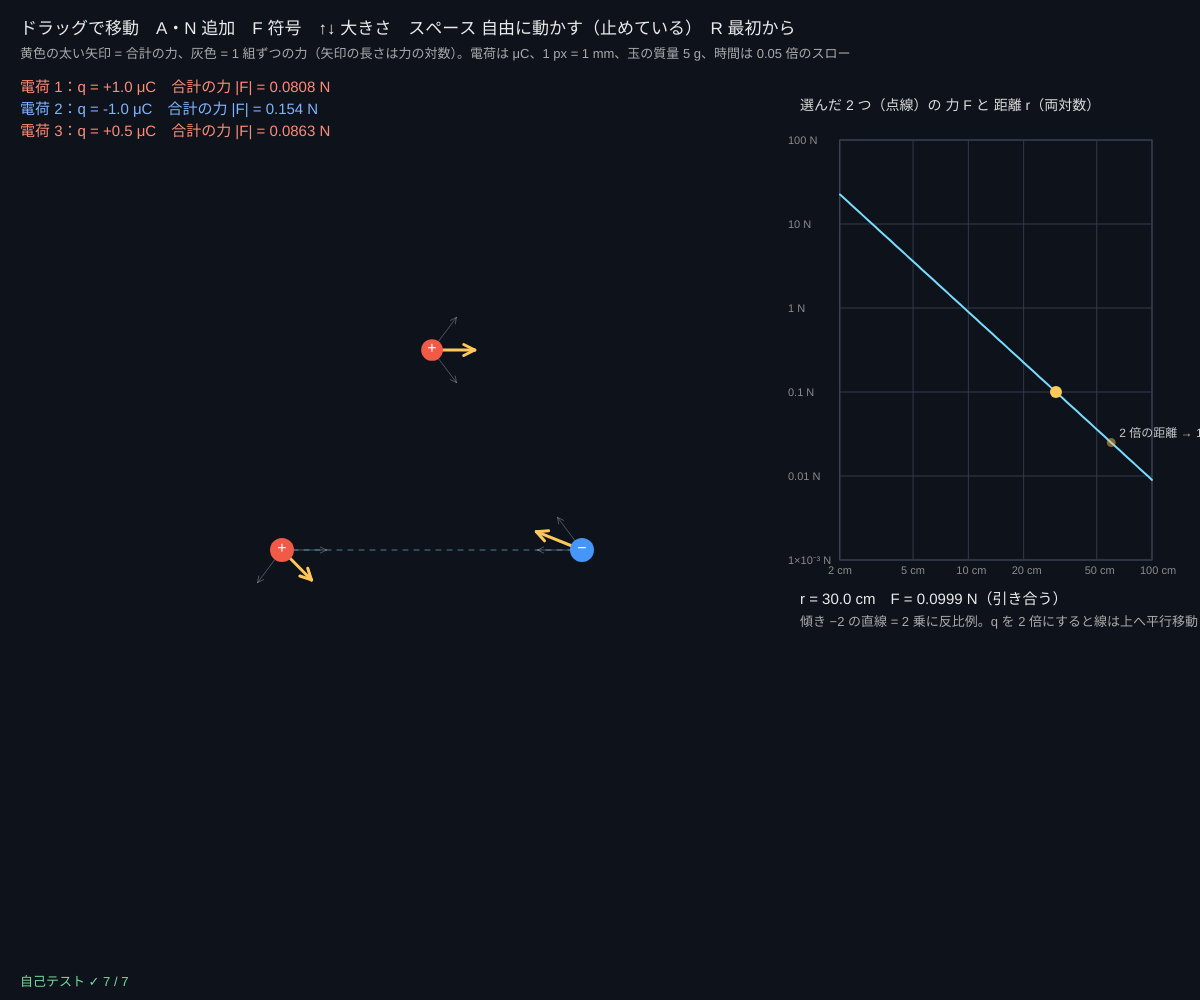
Frame 1 (no input)
Frame 60 (no input): identical to frame 1, image omitted
Frame 120 (the mouse pressed at the canvas centre since frame 60): identical to frame 1, image omitted

The p5.js sketch that drew this single still picture (run headless with seeded random() and noise() and a simulated clock; from frame 60 on, the mouse is pressed at the canvas centre):

// p5.js sketch
// ── sketch.js
// ============================================
// 00 クーロンの法則 ─ 電荷どうしが押し合い・引き合う力
// 2 つの点電荷の力の大きさ F = k q₁ q₂ / r²（k = 8.99×10⁹ N·m²/C²）。距離が 2 倍で力は 1/4
// 同じ符号は反発、ちがう符号は引き合う。たくさんあるときは 1 組ずつの力を足す（重ね合わせ）
// ドラッグ = 電荷を動かす / A・N = ＋・− を追加 / F = 符号 / ↑↓ = 大きさ / スペース = 自由に動かす / R = 最初から
// ============================================

const KC = 8.988e9;                    // クーロン定数 k [N·m²/C²]
const PX_M = 0.001;                    // ★ 1 px = 1 mm
const MASS = 0.005;                    // ★ 電荷をのせた玉の質量 [kg]（5 g）
const SLOW = 0.05;                     // ★ スローモーション（1 秒で 0.05 秒ぶん進む）
const DRAG = 1.5;                      // ★ 空気の抵抗（速さに比例してブレーキ）[1/s]
const CONTACT = 0.016;                 // 玉の直径 [m]（これより近づかない）
let charges = [], grab = -1, running = false, pairA = 0, pairB = 1;

function setup() {
  createCanvas(windowWidth, windowHeight);
  resetCharges();
  selfTest();
}
function resetCharges() {
  let cx = width * 0.36, cy = height * 0.55;
  charges = [{ x: cx - 150, y: cy, q: 1, vx: 0, vy: 0 }, { x: cx + 150, y: cy, q: -1, vx: 0, vy: 0 }, { x: cx, y: cy - 200, q: 0.5, vx: 0, vy: 0 }];
  pairA = 0; pairB = 1; running = false;
}

function draw() {
  background(14, 18, 26);
  if (running) for (let s = 0; s < 20; s++) moveStep(charges, (Math.min(deltaTime, 50) / 1000) * SLOW / 20, true);
  let F = netForces(charges);
  // 1 組ずつの力（細い矢印）と、合計の力（太い矢印）。長さは力の対数
  let len = (f) => 26 * Math.log10(1 + f / 0.002);
  for (let i = 0; i < charges.length; i++) {
    let a = charges[i];
    for (let j = 0; j < charges.length; j++) {
      if (i === j) continue;
      let f = pairForce(a, charges[j]), m = Math.hypot(f[0], f[1]);
      stroke(150, 160, 190, 120); strokeWeight(1); arrowTo(a.x, a.y, a.x + (f[0] / m) * len(m), a.y + (f[1] / m) * len(m), 6);
    }
    let m = Math.hypot(F[i][0], F[i][1]);
    stroke(255, 200, 90); strokeWeight(3);
    if (m > 0) arrowTo(a.x, a.y, a.x + (F[i][0] / m) * len(m), a.y + (F[i][1] / m) * len(m), 11);
  }
  let A = charges[pairA], B = charges[pairB];
  if (A && B) { stroke(120, 220, 255, 140); strokeWeight(1); drawingContext.setLineDash([5, 6]); line(A.x, A.y, B.x, B.y); drawingContext.setLineDash([]); }
  for (let c of charges) {
    noStroke(); fill(c.q > 0 ? color(240, 90, 70) : color(70, 150, 250)); circle(c.x, c.y, 16 + 8 * Math.sqrt(Math.abs(c.q)));
    fill(255); textAlign(CENTER, CENTER); textSize(16); text(c.q > 0 ? '+' : '−', c.x, c.y - 1); textAlign(LEFT, BASELINE);
  }
  // ---- 右：選んだ 2 つの F と r のグラフ（両対数）
  let g = { x: width * 0.7, y: 140, w: width * 0.26, h: height * 0.42 };
  drawGraph(g, A, B);
  // ---- 文字
  noStroke(); fill(235); textSize(17);
  text('ドラッグで移動　A・N 追加　F 符号　↑↓ 大きさ　スペース 自由に動かす（' + (running ? '動いている' : '止めている') + '）　R 最初から', 20, 34);
  fill(170); textSize(13);
  text('黄色の太い矢印 = 合計の力、灰色 = 1 組ずつの力（矢印の長さは力の対数）。電荷は μC、1 px = 1 mm、玉の質量 ' + MASS * 1000 + ' g、時間は ' + SLOW + ' 倍のスロー', 20, 58);
  let y = 92; textSize(15);
  charges.forEach((c, i) => {
    fill(c.q > 0 ? color(255, 140, 120) : color(130, 180, 255));
    text('電荷 ' + (i + 1) + '：q = ' + (c.q > 0 ? '+' : '') + c.q.toFixed(1) + ' μC　合計の力 |F| = ' + sci(Math.hypot(F[i][0], F[i][1])) + ' N', 20, y); y += 22;
  });
  drawSelfTest(20, height - 14);
}

function drawGraph(g, A, B) {
  let r0 = 0.02, r1 = 1.0, f0 = 1e-3, f1 = 100;
  let X = (r) => g.x + clampv(Math.log(r / r0) / Math.log(r1 / r0), 0, 1) * g.w, Y = (f) => g.y + g.h - clampv(Math.log(f / f0) / Math.log(f1 / f0), 0, 1) * g.h;
  noFill(); stroke(70, 80, 100); rect(g.x, g.y, g.w, g.h);
  noStroke(); fill(140); textSize(11);
  for (let r of [0.02, 0.05, 0.1, 0.2, 0.5, 1]) { text(r * 100 + ' cm', X(r) - 12, g.y + g.h + 14); stroke(50, 58, 74); line(X(r), g.y, X(r), g.y + g.h); noStroke(); }
  for (let f of [1e-3, 1e-2, 0.1, 1, 10, 100]) { text(sci(f, 1) + ' N', g.x - 52, Y(f) + 4); stroke(50, 58, 74); line(g.x, Y(f), g.x + g.w, Y(f)); noStroke(); }
  fill(220); textSize(14); text('選んだ 2 つ（点線）の 力 F と 距離 r（両対数）', g.x - 40, g.y - 30);
  if (!A || !B) return;
  let k2 = KC * Math.abs(A.q * B.q) * 1e-12, pts = [];
  for (let i = 0; i <= 80; i++) { let r = r0 * Math.pow(r1 / r0, i / 80); pts.push([X(r), Y(k2 / (r * r))]); }
  stroke(120, 220, 255); strokeWeight(2); noFill(); polyline(pts);
  let r = Math.max(CONTACT, Math.hypot(A.x - B.x, A.y - B.y) * PX_M), f = k2 / (r * r);
  noStroke(); fill(255, 200, 90); circle(X(r), Y(f), 12);
  if (2 * r < r1) { fill(255, 200, 90, 120); circle(X(2 * r), Y(f / 4), 9); fill(200); textSize(12); text('2 倍の距離 → 1/4', X(2 * r) + 8, Y(f / 4) - 6); }
  fill(235); textSize(15);
  text('r = ' + (r * 100).toFixed(1) + ' cm　F = ' + sci(f) + ' N（' + (A.q * B.q > 0 ? '反発' : '引き合う') + '）', g.x - 40, g.y + g.h + 44);
  fill(170); textSize(13);
  text('傾き −2 の直線 = 2 乗に反比例。q を 2 倍にすると線は上へ平行移動', g.x - 40, g.y + g.h + 66);
}

function mousePressed() {
  grab = -1; let best = 26;
  charges.forEach((c, i) => { let d = Math.hypot(c.x - mouseX, c.y - mouseY); if (d < best) { best = d; grab = i; } });
  if (grab >= 0 && grab !== pairB) { pairB = pairA; pairA = grab; }
}
function mouseDragged() {
  if (grab < 0) return;
  let c = charges[grab]; c.x = clampv(mouseX, 10, width - 10); c.y = clampv(mouseY, 10, height - 10); c.vx = c.vy = 0;
}
function mouseReleased() { grab = -1; }
function keyPressed() {
  if (key === ' ') running = !running;
  if (key === 'r' || key === 'R') resetCharges();
  if ((key === 'a' || key === 'A' || key === 'n' || key === 'N') && charges.length < 8) {
    let x = clampv(mouseX, 20, width - 20), y = clampv(mouseY, 20, height - 20);
    if (charges.every((c) => Math.hypot(c.x - x, c.y - y) > 24)) charges.push({ x, y, q: key === 'a' || key === 'A' ? 1 : -1, vx: 0, vy: 0 });
  }
  let i = -1, bd = 1e9; charges.forEach((c, k) => { let d = Math.hypot(c.x - mouseX, c.y - mouseY); if (d < bd) { bd = d; i = k; } });
  if (i >= 0 && (key === 'f' || key === 'F')) charges[i].q *= -1;
  if (i >= 0 && key === UP_ARROW) charges[i].q = Math.sign(charges[i].q) * Math.min(5, Math.abs(charges[i].q) + 0.5);
  if (i >= 0 && key === DOWN_ARROW) charges[i].q = Math.sign(charges[i].q) * Math.max(0.5, Math.abs(charges[i].q) - 0.5);
  return false;
}

// ---- 自己テスト：手で計算できる値と比べる
function selfTest() {
  selfTestResults = [];
  let a = { x: 0, y: 0, q: 2 }, b = { x: 100, y: 0, q: 3 }, b2 = { x: 200, y: 0, q: 3 };
  check('距離が 2 倍 → 力は 1/4', nearRel(pairForceRaw(b, a)[0] / pairForceRaw(b2, a)[0], 4, 1e-12));
  check('1 μC と 1 μC が 1 m → F = 8.99×10⁻³ N', nearRel(Math.hypot(...pairForceRaw({ x: 1000, y: 0, q: 1 }, { x: 0, y: 0, q: 1 })), 8.988e-3, 1e-9));
  check('同じ符号は反発（離れる向き）、ちがう符号は引き合う', pairForceRaw(b, a)[0] > 0 && pairForceRaw({ x: 100, y: 0, q: -3 }, a)[0] < 0);
  let cs = [{ x: 0, y: 0, q: 1 }, { x: 120, y: 40, q: -2 }, { x: -60, y: 200, q: 0.5 }, { x: 300, y: -90, q: 3 }];
  let Fn = netForces(cs), sx = Fn.reduce((s, f) => s + f[0], 0), sy = Fn.reduce((s, f) => s + f[1], 0), big = Math.max(...Fn.map((f) => Math.hypot(f[0], f[1])));
  check('作用・反作用：全部の力を足すと 0', Math.hypot(sx, sy) < 1e-12 * big);
  let f1 = pairForceRaw(cs[0], cs[1]), f2 = pairForceRaw(cs[0], cs[2]), f3 = pairForceRaw(cs[0], cs[3]);
  check('重ね合わせ：合計の力 = 1 組ずつの力の和', nearRel(Fn[0][0], f1[0] + f2[0] + f3[0], 1e-12) && nearRel(Fn[0][1], f1[1] + f2[1] + f3[1], 1e-12));
  let ms = [{ x: 400, y: 300, q: 1, vx: 0, vy: 0 }, { x: 700, y: 360, q: 2, vx: 0, vy: 0 }];
  for (let k = 0; k < 400; k++) moveStep(ms, 1e-4, false);
  check('壁と抵抗がなければ運動量の合計は 0 のまま', Math.abs(ms[0].vx + ms[1].vx) < 1e-12 && Math.abs(ms[0].vy + ms[1].vy) < 1e-12 && Math.abs(ms[0].vx) > 1e-4);
  let hot = [{ x: 400, y: 300, q: 5, vx: 0, vy: 0 }, { x: 430, y: 300, q: -5, vx: 0, vy: 0 }];
  for (let k = 0; k < 3000; k++) moveStep(hot, 2e-4, true);
  check('ぶつかっても値がこわれない（NaN にならず速さ ≤ 2 m/s）', hot.every((c) => isFinite(c.x + c.y + c.vx + c.vy) && Math.hypot(c.vx, c.vy) <= 2 + 1e-9));
  reportSelfTest();
}

// ---------- やってみよう ----------
// 1. 2 つの電荷を 10 cm と 20 cm に置いて、F が 1/4 になることをグラフで確かめよう
// 2. ↑ で片方を 2 μC にすると、2 つの電荷が受ける力はそれぞれ何倍？（作用・反作用）
// 3. スペースで動かして、＋ 1 つと − 2 つ、＋ 3 つなどの動き方を比べよう
// 4. 電荷を一直線に 3 つ並べて、まん中の電荷の合計の力が 0 になる置き方を探そう
// 5. KC を 2 倍にした世界では、同じ距離で力は何倍？ MASS や DRAG も変えてみよう


// ==================================================
// ここから下は「電磁気の道具」（中身は読まなくても OK。消さないでね）
// ==================================================
// ---- b が a から受けるクーロン力 [N]（a・b は { x, y [px], q [μC] }）。pairForce は接触より近くならない
function pairForceRaw(b, a) {
  let dx = (b.x - a.x) * PX_M, dy = (b.y - a.y) * PX_M, r2 = dx * dx + dy * dy;
  if (r2 === 0) return [0, 0];
  let f = (KC * a.q * b.q * 1e-12) / (r2 * Math.sqrt(r2));
  return [f * dx, f * dy];
}
function pairForce(b, a) {
  let dx = (b.x - a.x) * PX_M, dy = (b.y - a.y) * PX_M, r = Math.hypot(dx, dy);
  if (r === 0) return [0, 0];
  let rc = Math.max(r, CONTACT), f = (KC * a.q * b.q * 1e-12) / (rc * rc);
  return [(f * dx) / r, (f * dy) / r];
}
function netForces(cs) {
  let F = cs.map(() => [0, 0]);
  for (let i = 0; i < cs.length; i++) for (let j = i + 1; j < cs.length; j++) {
    let f = pairForce(cs[j], cs[i]);
    F[j][0] += f[0]; F[j][1] += f[1]; F[i][0] -= f[0]; F[i][1] -= f[1];      // 作用・反作用
  }
  return F;
}
// ---- 運動を dt 秒ぶん進める（半陰的オイラー法）。walls = true なら 壁・抵抗・衝突・速さの上限あり
function moveStep(cs, dt, walls) {
  let F = netForces(cs);
  cs.forEach((c, i) => {
    if (i === grab) return;
    c.vx += (F[i][0] / MASS) * dt; c.vy += (F[i][1] / MASS) * dt;
    if (walls) {
      c.vx *= Math.exp(-DRAG * dt); c.vy *= Math.exp(-DRAG * dt);
      let v = Math.hypot(c.vx, c.vy); if (v > 2) { c.vx *= 2 / v; c.vy *= 2 / v; }
    }
    c.x += (c.vx * dt) / PX_M; c.y += (c.vy * dt) / PX_M;
  });
  if (!walls) return;
  for (let i = 0; i < cs.length; i++) for (let j = i + 1; j < cs.length; j++) {     // 玉どうしは重ならない（やわらかくはね返る）
    let a = cs[i], b = cs[j], dx = b.x - a.x, dy = b.y - a.y, d = Math.hypot(dx, dy), dmin = CONTACT / PX_M;
    if (d < dmin) {
      if (d < 1e-6) { dx = 1; dy = 0; d = 1; }
      let ux = dx / d, uy = dy / d, push = (dmin - d) / 2;
      a.x -= ux * push; a.y -= uy * push; b.x += ux * push; b.y += uy * push;
      let rel = (b.vx - a.vx) * ux + (b.vy - a.vy) * uy;
      if (rel < 0) { a.vx += 0.75 * rel * ux; a.vy += 0.75 * rel * uy; b.vx -= 0.75 * rel * ux; b.vy -= 0.75 * rel * uy; }
    }
  }
  for (let c of cs) {
    if (c.x < 10) { c.x = 10; c.vx = Math.abs(c.vx) * 0.5; } if (c.x > width - 10) { c.x = width - 10; c.vx = -Math.abs(c.vx) * 0.5; }
    if (c.y < 10) { c.y = 10; c.vy = Math.abs(c.vy) * 0.5; } if (c.y > height - 10) { c.y = height - 10; c.vy = -Math.abs(c.vy) * 0.5; }
  }
}
// ---- 描く道具（どのスケッチも同じ）
function clampv(v, a, b) { return v < a ? a : v > b ? b : v; }
function polyline(pts) {               // 点が 2 つ以上あるときだけ折れ線を描く（[[x, y], ...]）
  if (!pts || pts.length < 2) return;
  beginShape(); for (let p of pts) vertex(p[0], p[1]); endShape();
}
function arrowTo(x1, y1, x2, y2, hs) {  // (x1, y1) → (x2, y2) の矢印。hs = 矢じりの大きさ
  let dx = x2 - x1, dy = y2 - y1, L = Math.hypot(dx, dy);
  if (!(L > 0.5)) return;
  line(x1, y1, x2, y2);
  let ux = dx / L, uy = dy / L, h = Math.min(hs || 8, L * 0.5);
  line(x2, y2, x2 - h * ux + h * 0.5 * uy, y2 - h * uy - h * 0.5 * ux);
  line(x2, y2, x2 - h * ux - h * 0.5 * uy, y2 - h * uy + h * 0.5 * ux);
}
const SUP = { '-': '⁻', '0': '⁰', '1': '¹', '2': '²', '3': '³', '4': '⁴', '5': '⁵', '6': '⁶', '7': '⁷', '8': '⁸', '9': '⁹' };
function sci(v, d) {                   // 0.000032 → "3.20×10⁻⁵"（大きい数・小さい数を読みやすく）
  if (!isFinite(v)) return '—';
  if (v === 0) return '0';
  let sig = d === undefined ? 3 : d, e = Math.floor(Math.log10(Math.abs(v)));
  if (e >= -2 && e <= 3) return v.toFixed(Math.max(0, sig - 1 - e));
  let m = v / Math.pow(10, e);
  return m.toFixed(sig - 1) + '×10' + String(e).split('').map((c) => SUP[c]).join('');
}
// グラフの枠：g = { x, y, w, h }。lo〜hi の範囲で、数字の配列 arr を左から右へ（cap 個ぶん）
function plotFrame(g, title, lo, hi) {
  noFill(); stroke(70, 80, 100); strokeWeight(1); rect(g.x, g.y, g.w, g.h);
  if (lo < 0 && hi > 0) { let y0 = g.y + g.h * (hi / (hi - lo)); stroke(70, 80, 100, 160); line(g.x, y0, g.x + g.w, y0); }
  noStroke(); fill(200); textSize(13); text(title, g.x + 4, g.y - 6);
  fill(140); textSize(11); text(sci(hi, 2), g.x + g.w + 4, g.y + 10); text(sci(lo, 2), g.x + g.w + 4, g.y + g.h);
}
function plotTrace(g, arr, lo, hi, cap) {
  if (!arr || arr.length < 2) return;
  noFill(); beginShape();
  for (let i = 0; i < arr.length; i++) vertex(g.x + (i / (cap - 1)) * g.w, g.y + g.h - clampv((arr[i] - lo) / (hi - lo), 0, 1) * g.h);
  endShape();
}
function pushCap(arr, v, cap) { arr.push(v); if (arr.length > cap) arr.shift(); }
// ---- 自己テストの道具
let selfTestResults = [];
function check(name, cond) { selfTestResults.push({ name, ok: !!cond }); }
function near(a, b, tol) { return a !== null && a !== undefined && isFinite(a) && Math.abs(a - b) <= (tol === undefined ? 1e-9 : tol); }
function nearRel(a, b, rel) { return near(a, b, Math.abs(b) * rel); }   // 相対誤差 rel 以内
function reportSelfTest() { for (let r of selfTestResults) (r.ok ? console.log : console.error)((r.ok ? '✓ ' : '✗ ') + r.name); }
function selfTestLine() { let n = selfTestResults.filter((r) => r.ok).length; return '自己テスト ' + (n === selfTestResults.length ? '✓ ' : '✗ ') + n + ' / ' + selfTestResults.length; }
function drawSelfTest(x, y) {
  noStroke(); textSize(13);
  if (selfTestResults.length > 0 && selfTestResults.every((r) => r.ok)) fill(120, 220, 160); else fill(255, 100, 90);
  text(selfTestLine(), x, y);
}
